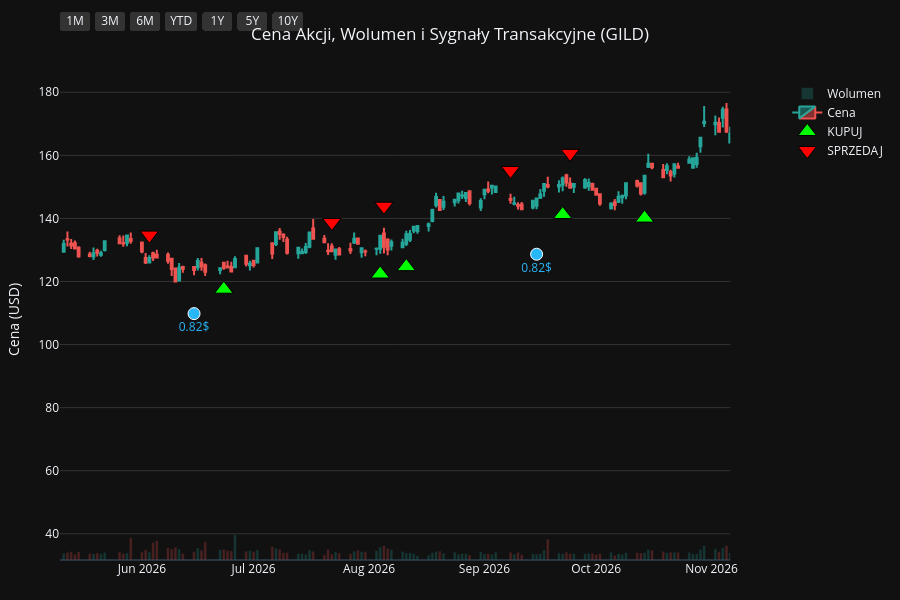
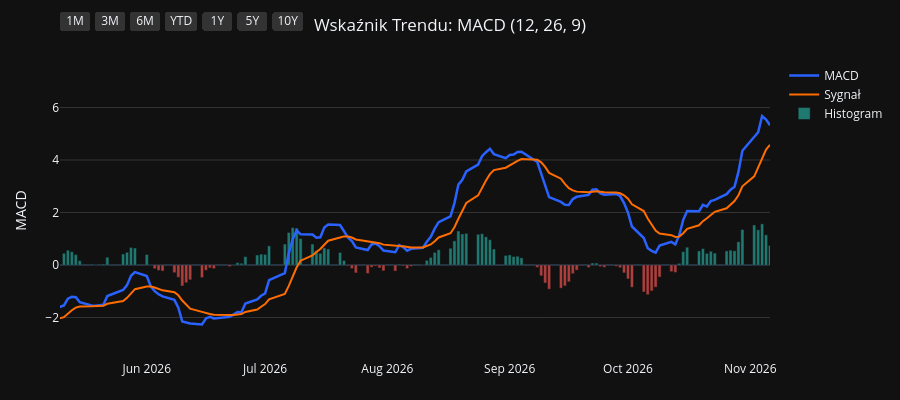
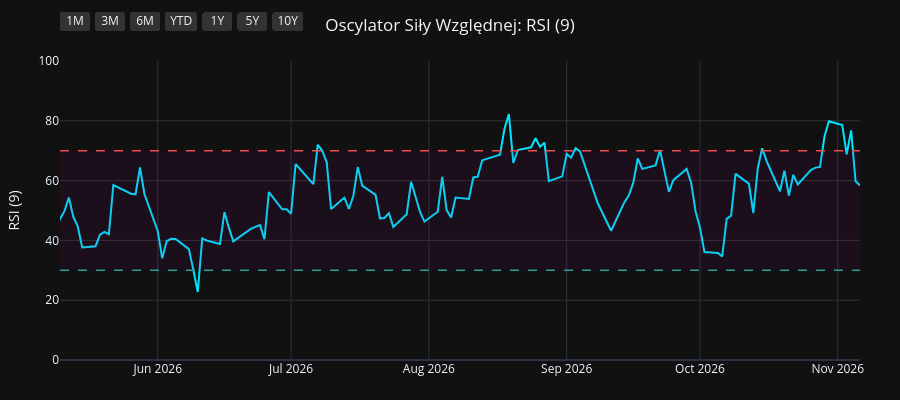
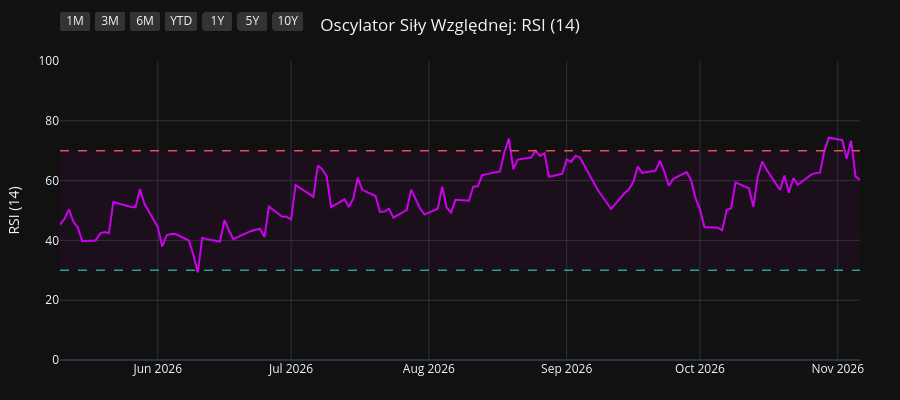

The notebook cell saved with these charts, in order:
### Code cell
import os
import yfinance as yf
import pandas as pd
import pandas_ta as ta
import plotly.graph_objects as go
from plotly.subplots import make_subplots

# 1. Pobranie i przygotowanie danych
symbol = os.environ.get("STOCK_TICKER", "").strip().upper()
if not symbol:
    raise RuntimeError("Set STOCK_TICKER before running price_extractor.ipynb")
df = yf.Ticker(symbol).history(period="10y")
df.index = df.index.tz_localize(None)

# Wskaźniki i sygnały
df.ta.macd(fast=12, slow=26, signal=9, append=True)
df.ta.rsi(length=9, append=True)
df.ta.rsi(length=14, append=True)
df.ta.rsi(length=21, append=True)
df.dropna(inplace=True)

macd = df['MACD_12_26_9']
signal = df['MACDs_12_26_9']
wczorajszy_macd = macd.shift(1)
wczorajszy_signal = signal.shift(1)

df['Decyzja'] = 'BRAK'
df.loc[(macd > signal) & (wczorajszy_macd <= wczorajszy_signal), 'Decyzja'] = 'KUPUJ'
df.loc[(macd < signal) & (wczorajszy_macd >= wczorajszy_signal), 'Decyzja'] = 'SPRZEDAJ'

df_kupuj = df[df['Decyzja'] == 'KUPUJ']
df_sprzedaj = df[df['Decyzja'] == 'SPRZEDAJ']
df_dywidendy = df[df['Dividends'] > 0]
df_splity = df[df['Stock Splits'] > 0]

# Wspólna konfiguracja osi X
konfiguracja_osi_x = dict(
    type="date",
    showspikes=True, spikemode="across", spikesnap="cursor", spikedash="dot", spikecolor="#ffffff", spikethickness=1, hoverformat="%Y-%m-%d",
    rangeselector=dict(
        buttons=list([
            dict(count=1, label="1M", step="month", stepmode="backward"),
            dict(count=3, label="3M", step="month", stepmode="backward"),
            dict(count=6, label="6M", step="month", stepmode="backward"),
            dict(count=1, label="YTD", step="year", stepmode="todate"),
            dict(count=1, label="1Y", step="year", stepmode="backward"),
            dict(count=5, label="5Y", step="year", stepmode="backward"),
            dict(step="all", label="10Y")
        ]),
        bgcolor="#333333", activecolor="#2962ff", x=0, y=1.1
    )
)

# ==========================================
# WYKRES 1: CENA + WOLUMEN + SYGNAŁY
# ==========================================
fig1 = make_subplots(specs=[[{"secondary_y": True}]])

kolory_wolumenu = ['#26a69a' if row['Close'] >= row['Open'] else '#ef5350' for index, row in df.iterrows()]
fig1.add_trace(go.Bar(x=df.index, y=df['Volume'], marker_color=kolory_wolumenu, opacity=0.25, name='Wolumen'), secondary_y=True)
fig1.add_trace(go.Candlestick(x=df.index, open=df['Open'], high=df['High'], low=df['Low'], close=df['Close'], name='Cena', increasing_line_color='#26a69a', decreasing_line_color='#ef5350'), secondary_y=False)
fig1.add_trace(go.Scatter(x=df_kupuj.index, y=df_kupuj['Low'] * 0.95, customdata=df_kupuj[['Low', 'High']], mode='markers', marker=dict(symbol='triangle-up', size=16, color='#00ff00', line=dict(width=1, color='black')), name='KUPUJ', hovertemplate='KUPUJ<br>Najniższa: %{customdata[0]:.2f}<br>Najwyższa: %{customdata[1]:.2f}<extra></extra>'), secondary_y=False)
fig1.add_trace(go.Scatter(x=df_sprzedaj.index, y=df_sprzedaj['High'] * 1.05, customdata=df_sprzedaj[['Low', 'High']], mode='markers', marker=dict(symbol='triangle-down', size=16, color='#ff0000', line=dict(width=1, color='black')), name='SPRZEDAJ', hovertemplate='SPRZEDAJ<br>Najniższa: %{customdata[0]:.2f}<br>Najwyższa: %{customdata[1]:.2f}<extra></extra>'), secondary_y=False)

if not df_dywidendy.empty:
    fig1.add_trace(go.Scatter(x=df_dywidendy.index, y=df_dywidendy['Low'] * 0.90, mode='markers+text', marker=dict(symbol='circle', size=12, color='#29b6f6', line=dict(width=1, color='white')), text=df_dywidendy['Dividends'].apply(lambda x: f"{x}$"), textposition="bottom center", name='Dywidenda', showlegend=False, hovertemplate='Dywidenda: %{text}<extra></extra>', textfont=dict(color="#29b6f6")), secondary_y=False)
if not df_splity.empty:
                    fig1.add_trace(go.Scatter(x=df_splity.index, y=df_splity['High'], mode='markers+text', marker=dict(symbol='star', size=16, color='#ffee58', line=dict(width=1, color='black')), text=df_splity['Stock Splits'].apply(lambda x: f"{x:g}:1" if x >= 1 else f"1:{1 / x:g}"), textposition="top center", name='Split', hovertemplate='%{text}<extra></extra>', textfont=dict(color="#ffee58")), secondary_y=False)

fig1.update_layout(title=dict(text=f"Cena Akcji, Wolumen i Sygnały Transakcyjne ({symbol})", x=0.5, xanchor='center'), dragmode='pan', xaxis_rangeslider_visible=False, template='plotly_dark', height=600, hovermode='x unified', margin=dict(l=60, r=40, t=60, b=40))
fig1.update_xaxes(**konfiguracja_osi_x)
fig1.update_xaxes(range=[df.index.max() - pd.Timedelta(days=180), df.index.max()])
fig1.update_yaxes(title_text="Cena (USD)", secondary_y=False, gridcolor='#333333')
fig1.update_yaxes(range=[0, df['Volume'].max() * 4], showgrid=False, showticklabels=False, secondary_y=True)
fig1.show(config={'scrollZoom': True})

# ==========================================
# WYKRES 2: WSKAŹNIK MACD
# ==========================================
fig2 = go.Figure()
fig2.add_trace(go.Scatter(x=df.index, y=df['MACD_12_26_9'], line=dict(color='#2962ff', width=2.5), name='MACD'))
fig2.add_trace(go.Scatter(x=df.index, y=df['MACDs_12_26_9'], line=dict(color='#ff6d00', width=2), name='Sygnał'))
kolory_macd = ['#26a69a' if val >= 0 else '#ef5350' for val in df['MACDh_12_26_9']]
fig2.add_trace(go.Bar(x=df.index, y=df['MACDh_12_26_9'], marker_color=kolory_macd, name='Histogram', opacity=0.7))
fig2.update_layout(title=dict(text="Wskaźnik Trendu: MACD (12, 26, 9)", x=0.5, xanchor='center'), dragmode='pan', xaxis_rangeslider_visible=False, template='plotly_dark', height=400, hovermode='x unified', margin=dict(l=60, r=40, t=60, b=40))
fig2.update_xaxes(**konfiguracja_osi_x)
fig2.update_xaxes(range=[df.index.max() - pd.Timedelta(days=180), df.index.max()])
fig2.update_yaxes(title_text="MACD", gridcolor='#333333')
fig2.show(config={'scrollZoom': True})

# ==========================================
# WYKRES 3: OSCYLATOR RSI (9)
# ==========================================
fig3 = go.Figure()
fig3.add_trace(go.Scatter(x=df.index, y=df['RSI_9'], line=dict(color='#00e5ff', width=2), name='RSI (9)'))
fig3.add_hline(y=70, line_dash="dash", line_color="#ef5350", line_width=1.5)
fig3.add_hline(y=30, line_dash="dash", line_color="#26a69a", line_width=1.5)
fig3.add_hrect(y0=30, y1=70, line_width=0, fillcolor="purple", opacity=0.1)
fig3.update_layout(title=dict(text="Oscylator Siły Względnej: RSI (9)", x=0.5, xanchor='center'), dragmode='pan', xaxis_rangeslider_visible=False, template='plotly_dark', height=400, hovermode='x unified', margin=dict(l=60, r=40, t=60, b=40))
fig3.update_xaxes(**konfiguracja_osi_x)
fig3.update_xaxes(range=[df.index.max() - pd.Timedelta(days=180), df.index.max()])
fig3.update_yaxes(title_text="RSI (9)", range=[0, 100], gridcolor='#333333')
fig3.show(config={'scrollZoom': True})

# ==========================================
# WYKRES 4: OSCYLATOR RSI (14)
# ==========================================
fig4 = go.Figure()
fig4.add_trace(go.Scatter(x=df.index, y=df['RSI_14'], line=dict(color='#d500f9', width=2), name='RSI (14)'))
fig4.add_hline(y=70, line_dash="dash", line_color="#ef5350", line_width=1.5)
fig4.add_hline(y=30, line_dash="dash", line_color="#26a69a", line_width=1.5)
fig4.add_hrect(y0=30, y1=70, line_width=0, fillcolor="purple", opacity=0.1)
fig4.update_layout(title=dict(text="Oscylator Siły Względnej: RSI (14)", x=0.5, xanchor='center'), dragmode='pan', xaxis_rangeslider_visible=False, template='plotly_dark', height=400, hovermode='x unified', margin=dict(l=60, r=40, t=60, b=40))
fig4.update_xaxes(**konfiguracja_osi_x)
fig4.update_xaxes(range=[df.index.max() - pd.Timedelta(days=180), df.index.max()])
fig4.update_yaxes(title_text="RSI (14)", range=[0, 100], gridcolor='#333333')
fig4.show(config={'scrollZoom': True})

# ==========================================
# WYKRES 5: OSCYLATOR RSI (21)
# ==========================================
fig5 = go.Figure()
fig5.add_trace(go.Scatter(x=df.index, y=df['RSI_21'], line=dict(color='#64dd17', width=2), name='RSI (21)'))
fig5.add_hline(y=70, line_dash="dash", line_color="#ef5350", line_width=1.5)
fig5.add_hline(y=30, line_dash="dash", line_color="#26a69a", line_width=1.5)
fig5.add_hrect(y0=30, y1=70, line_width=0, fillcolor="purple", opacity=0.1)
fig5.update_layout(title=dict(text="Oscylator Siły Względnej: RSI (21)", x=0.5, xanchor='center'), dragmode='pan', xaxis_rangeslider_visible=False, template='plotly_dark', height=400, hovermode='x unified', margin=dict(l=60, r=40, t=60, b=40))
fig5.update_xaxes(**konfiguracja_osi_x)
fig5.update_xaxes(range=[df.index.max() - pd.Timedelta(days=180), df.index.max()])
fig5.update_yaxes(title_text="RSI (21)", range=[0, 100], gridcolor='#333333')
fig5.show(config={'scrollZoom': True})

### Figure 1 — Plotly figure (JSON) as saved in the notebook; plotly's stock layout.template omitted (floating-point values rounded to 4 significant figures; data arrays with more than 128 entries replaced by an {"elided": "..."} marker saying what was removed)
{"data": [{"marker": {"color": {"elided": "2481 str values"}}, "name": "Wolumen", "opacity": 0.25, "type": "bar", "x": {"elided": "2481 str values"}, "xaxis": "x", "y": {"elided": "2481 int values"}, "yaxis": "y2"}, {"close": {"elided": "2481 float values"}, "decreasing": {"line": {"color": "#ef5350"}}, "high": {"elided": "2481 float values"}, "increasing": {"line": {"color": "#26a69a"}}, "low": {"elided": "2481 float values"}, "name": "Cena", "open": {"elided": "2481 float values"}, "type": "candlestick", "x": {"elided": "2481 str values"}, "xaxis": "x", "yaxis": "y"}, {"customdata": {"elided": "112x2 float values"}, "hovertemplate": "KUPUJ<br>Najniższa: %{customdata[0]:.2f}<br>Najwyższa: %{customdata[1]:.2f}<extra></extra>", "marker": {"color": "#00ff00", "line": {"color": "black", "width": 1}, "size": 16, "symbol": "triangle-up"}, "mode": "markers", "name": "KUPUJ", "type": "scatter", "x": ["2017-01-03T00:00:00", "2017-02-01T00:00:00", "2017-02-17T00:00:00", "2017-03-17T00:00:00", "2017-03-31T00:00:00", "2017-04-17T00:00:00", "2017-06-02T00:00:00", "2017-07-19T00:00:00", "2017-08-29T00:00:00", "2017-11-20T00:00:00", "2018-01-03T00:00:00", "2018-03-12T00:00:00", "2018-04-10T00:00:00", "2018-04-26T00:00:00", "2018-05-16T00:00:00", "2018-07-03T00:00:00", "2018-08-30T00:00:00", "2018-09-14T00:00:00", "2018-11-07T00:00:00", "2018-11-29T00:00:00", "2019-01-03T00:00:00", "2019-03-13T00:00:00", "2019-04-30T00:00:00", "2019-05-17T00:00:00", "2019-06-10T00:00:00", "2019-07-02T00:00:00", "2019-07-30T00:00:00", "2019-08-22T00:00:00", "2019-08-28T00:00:00", "2019-10-14T00:00:00", "2019-11-05T00:00:00", "2019-11-20T00:00:00", "2020-01-29T00:00:00", "2020-03-18T00:00:00", "2020-04-03T00:00:00", "2020-04-17T00:00:00", "2020-04-29T00:00:00", "2020-06-04T00:00:00", "2020-06-19T00:00:00", "2020-08-31T00:00:00", "2020-10-01T00:00:00", "2020-11-05T00:00:00", "2021-01-04T00:00:00", "2021-02-08T00:00:00", "2021-03-10T00:00:00", "2021-03-16T00:00:00", "2021-04-16T00:00:00", "2021-05-06T00:00:00", "2021-06-09T00:00:00", "2021-06-29T00:00:00", "2021-07-20T00:00:00", "2021-07-23T00:00:00", "2021-08-03T00:00:00", "2021-08-12T00:00:00", "2021-10-25T00:00:00", "2021-11-03T00:00:00", "2022-02-25T00:00:00", "2022-03-14T00:00:00", "2022-05-13T00:00:00", "2022-06-23T00:00:00", "2022-08-04T00:00:00", "2022-09-08T00:00:00", "2022-10-05T00:00:00", "2023-02-06T00:00:00", "2023-03-15T00:00:00", "2023-03-20T00:00:00", "2023-05-24T00:00:00", "2023-06-05T00:00:00", "2023-06-08T00:00:00", "2023-07-05T00:00:00", "2023-07-13T00:00:00", "2023-08-07T00:00:00", "2023-09-13T00:00:00", "2023-09-27T00:00:00", "2023-10-09T00:00:00", "2023-11-01T00:00:00", "2023-12-01T00:00:00", "2023-12-27T00:00:00", "2024-02-26T00:00:00", "2024-05-02T00:00:00", "2024-06-10T00:00:00", "2024-07-11T00:00:00", "2024-08-26T00:00:00", "2024-10-22T00:00:00", "2024-10-24T00:00:00", "2024-11-04T00:00:00", "2024-12-02T00:00:00", "2024-12-05T00:00:00", "2024-12-23T00:00:00", "2025-01-21T00:00:00", "2025-02-12T00:00:00", "2025-04-24T00:00:00", "2025-04-28T00:00:00", "2025-04-30T00:00:00", "2025-05-16T00:00:00", "2025-07-01T00:00:00", "2025-07-24T00:00:00", "2025-08-08T00:00:00", "2025-09-11T00:00:00", "2025-10-06T00:00:00", "2025-11-05T00:00:00", "2025-11-13T00:00:00", "2025-12-22T00:00:00", "2026-01-14T00:00:00", "2026-01-16T00:00:00", "2026-04-06T00:00:00", "2026-05-05T00:00:00", "2026-06-23T00:00:00", "2026-08-04T00:00:00", "2026-08-11T00:00:00", "2026-09-22T00:00:00", "2026-10-14T00:00:00"], "xaxis": "x", "y": [48.45, 48.37, 46.79, 46.17, 45.57, 45.05, 43.81, 48.94, 50.61, 49.09, 50.66, 55.56, 51.34, 50.15, 46.61, 49.86, 52.95, 51.74, 49.73, 48.57, 46.43, 46.24, 46.02, 47.21, 46.98, 49.37, 48.43, 46.16, 45.57, 46.8, 47.8, 47.28, 47.53, 54.51, 57.04, 60.52, 59.8, 55.24, 55.85, 49.31, 47.76, 45.09, 44.62, 51.84, 48.98, 49.19, 51.3, 50.74, 52.6, 53.13, 53.74, 54.03, 53.69, 54.89, 53.07, 52.1, 48.81, 46.93, 50.07, 50.85, 50.92, 53.27, 53.62, 70.96, 66.56, 65.81, 66.24, 65.43, 64.23, 65.14, 65.31, 66.71, 65.84, 64.94, 64.17, 68.12, 65.86, 69.55, 63.53, 57.18, 56.43, 60.78, 68.16, 77.06, 78.88, 80.46, 83.27, 82.46, 83.33, 83.57, 91.54, 96.67, 94.29, 94.89, 91.63, 102.0, 103.6, 105.7, 106.1, 104.2, 112.8, 114.6, 114.6, 113.3, 113.9, 130.3, 123.8, 117.6, 122.4, 124.7, 141.2, 140.1], "yaxis": "y"}, {"customdata": {"elided": "112x2 float values"}, "hovertemplate": "SPRZEDAJ<br>Najniższa: %{customdata[0]:.2f}<br>Najwyższa: %{customdata[1]:.2f}<extra></extra>", "marker": {"color": "#ff0000", "line": {"color": "black", "width": 1}, "size": 16, "symbol": "triangle-down"}, "mode": "markers", "name": "SPRZEDAJ", "type": "scatter", "x": ["2016-12-29T00:00:00", "2017-01-13T00:00:00", "2017-02-08T00:00:00", "2017-03-10T00:00:00", "2017-03-23T00:00:00", "2017-04-04T00:00:00", "2017-05-11T00:00:00", "2017-07-10T00:00:00", "2017-08-04T00:00:00", "2017-09-18T00:00:00", "2017-12-22T00:00:00", "2018-02-02T00:00:00", "2018-03-19T00:00:00", "2018-04-25T00:00:00", "2018-04-30T00:00:00", "2018-06-27T00:00:00", "2018-07-27T00:00:00", "2018-09-06T00:00:00", "2018-10-10T00:00:00", "2018-11-19T00:00:00", "2018-12-14T00:00:00", "2019-02-06T00:00:00", "2019-04-16T00:00:00", "2019-05-14T00:00:00", "2019-05-28T00:00:00", "2019-07-01T00:00:00", "2019-07-08T00:00:00", "2019-07-31T00:00:00", "2019-08-23T00:00:00", "2019-09-24T00:00:00", "2019-10-29T00:00:00", "2019-11-12T00:00:00", "2019-12-16T00:00:00", "2020-03-11T00:00:00", "2020-03-23T00:00:00", "2020-04-08T00:00:00", "2020-04-28T00:00:00", "2020-05-05T00:00:00", "2020-06-12T00:00:00", "2020-07-23T00:00:00", "2020-09-24T00:00:00", "2020-10-19T00:00:00", "2020-12-15T00:00:00", "2021-02-01T00:00:00", "2021-02-10T00:00:00", "2021-03-11T00:00:00", "2021-04-09T00:00:00", "2021-04-23T00:00:00", "2021-05-25T00:00:00", "2021-06-18T00:00:00", "2021-07-08T00:00:00", "2021-07-21T00:00:00", "2021-08-02T00:00:00", "2021-08-04T00:00:00", "2021-08-27T00:00:00", "2021-10-29T00:00:00", "2022-01-03T00:00:00", "2022-03-11T00:00:00", "2022-04-27T00:00:00", "2022-06-03T00:00:00", "2022-07-18T00:00:00", "2022-08-25T00:00:00", "2022-09-21T00:00:00", "2022-11-18T00:00:00", "2023-02-17T00:00:00", "2023-03-17T00:00:00", "2023-04-28T00:00:00", "2023-05-26T00:00:00", "2023-06-06T00:00:00", "2023-06-27T00:00:00", "2023-07-06T00:00:00", "2023-07-27T00:00:00", "2023-08-17T00:00:00", "2023-09-22T00:00:00", "2023-09-29T00:00:00", "2023-10-27T00:00:00", "2023-11-09T00:00:00", "2023-12-22T00:00:00", "2024-01-22T00:00:00", "2024-04-03T00:00:00", "2024-05-28T00:00:00", "2024-07-05T00:00:00", "2024-08-06T00:00:00", "2024-09-25T00:00:00", "2024-10-23T00:00:00", "2024-10-30T00:00:00", "2024-11-15T00:00:00", "2024-12-04T00:00:00", "2024-12-06T00:00:00", "2024-12-31T00:00:00", "2025-02-11T00:00:00", "2025-03-11T00:00:00", "2025-04-25T00:00:00", "2025-04-29T00:00:00", "2025-05-01T00:00:00", "2025-06-17T00:00:00", "2025-07-15T00:00:00", "2025-08-06T00:00:00", "2025-08-21T00:00:00", "2025-09-15T00:00:00", "2025-10-28T00:00:00", "2025-11-07T00:00:00", "2025-12-01T00:00:00", "2026-01-02T00:00:00", "2026-01-15T00:00:00", "2026-02-19T00:00:00", "2026-04-20T00:00:00", "2026-06-03T00:00:00", "2026-07-22T00:00:00", "2026-08-05T00:00:00", "2026-09-08T00:00:00", "2026-09-24T00:00:00"], "xaxis": "x", "y": [54.05, 54.74, 49.91, 50.9, 50.78, 50.2, 49.97, 52.56, 55.59, 63.32, 56.01, 63.63, 61.13, 56.56, 57.07, 54.86, 61.2, 57.86, 60.2, 54.09, 52.91, 54.6, 52.61, 52.18, 52.33, 55.29, 54.98, 53.57, 51.93, 53.51, 51.87, 52.57, 54.64, 61.66, 62.17, 62.03, 66.11, 65.91, 61.41, 63.98, 52.9, 52.27, 51.14, 56.41, 58.16, 54.52, 56.18, 56.57, 58.03, 58.44, 59.43, 60.04, 59.72, 60.89, 63.03, 57.91, 64.52, 52.54, 55.78, 57.64, 57.05, 58.19, 60.32, 77.38, 79.12, 74.73, 77.63, 73.67, 73.49, 72.74, 72.88, 74.06, 73.89, 72.23, 72.36, 74.99, 74.24, 77.12, 77.84, 70.28, 63.84, 65.98, 74.44, 83.57, 87.95, 87.93, 91.53, 92.14, 93.75, 93.3, 96.61, 117.4, 105.3, 108.3, 107.0, 112.6, 113.5, 114.2, 120.0, 116.5, 123.2, 127.1, 129.3, 126.4, 128.5, 157.6, 143.7, 134.7, 138.7, 143.9, 155.2, 160.6], "yaxis": "y"}, {"hovertemplate": "Dywidenda: %{text}<extra></extra>", "marker": {"color": "#29b6f6", "line": {"color": "white", "width": 1}, "size": 12, "symbol": "circle"}, "mode": "markers+text", "name": "Dywidenda", "showlegend": false, "text": ["0.52$", "0.52$", "0.52$", "0.52$", "0.57$", "0.57$", "0.57$", "0.57$", "0.63$", "0.63$", "0.63$", "0.63$", "0.68$", "0.68$", "0.68$", "0.68$", "0.71$", "0.71$", "0.71$", "0.71$", "0.73$", "0.73$", "0.73$", "0.73$", "0.75$", "0.75$", "0.75$", "0.75$", "0.77$", "0.77$", "0.77$", "0.77$", "0.79$", "0.79$", "0.79$", "0.79$", "0.82$", "0.82$", "0.82$"], "textfont": {"color": "#29b6f6"}, "textposition": "bottom center", "type": "scatter", "x": ["2017-03-14T00:00:00", "2017-06-14T00:00:00", "2017-09-14T00:00:00", "2017-12-14T00:00:00", "2018-03-15T00:00:00", "2018-06-14T00:00:00", "2018-09-13T00:00:00", "2018-12-13T00:00:00", "2019-03-14T00:00:00", "2019-06-13T00:00:00", "2019-09-12T00:00:00", "2019-12-12T00:00:00", "2020-03-12T00:00:00", "2020-06-11T00:00:00", "2020-09-14T00:00:00", "2020-12-14T00:00:00", "2021-03-12T00:00:00", "2021-06-14T00:00:00", "2021-09-14T00:00:00", "2021-12-14T00:00:00", "2022-03-14T00:00:00", "2022-06-14T00:00:00", "2022-09-14T00:00:00", "2022-12-14T00:00:00", "2023-03-14T00:00:00", "2023-06-14T00:00:00", "2023-09-14T00:00:00", "2023-12-14T00:00:00", "2024-03-14T00:00:00", "2024-06-14T00:00:00", "2024-09-13T00:00:00", "2024-12-13T00:00:00", "2025-03-14T00:00:00", "2025-06-13T00:00:00", "2025-09-15T00:00:00", "2025-12-15T00:00:00", "2026-03-13T00:00:00", "2026-06-15T00:00:00", "2026-09-15T00:00:00"], "xaxis": "x", "y": [43.19, 41.69, 53.02, 48.48, 52.25, 46.85, 48.81, 45.04, 43.87, 45.63, 46.03, 46.99, 48.04, 51.94, 46.4, 43.6, 45.38, 50.31, 52.81, 53.08, 44.46, 44.6, 50.82, 69.63, 62.9, 62.7, 62.84, 66.99, 61.62, 52.99, 69.57, 76.67, 96.05, 95.49, 97.78, 105.6, 128.2, 109.8, 128.6], "yaxis": "y"}], "layout": {"dragmode": "pan", "height": 600, "hovermode": "x unified", "margin": {"b": 40, "l": 60, "r": 40, "t": 60}, "title": {"text": "Cena Akcji, Wolumen i Sygnały Transakcyjne (GILD)", "x": 0.5, "xanchor": "center"}, "xaxis": {"anchor": "y", "domain": [0.0, 0.94], "hoverformat": "%Y-%m-%d", "range": ["2026-05-10T00:00:00", "2026-11-06T00:00:00"], "rangeselector": {"activecolor": "#2962ff", "bgcolor": "#333333", "buttons": [{"count": 1, "label": "1M", "step": "month", "stepmode": "backward"}, {"count": 3, "label": "3M", "step": "month", "stepmode": "backward"}, {"count": 6, "label": "6M", "step": "month", "stepmode": "backward"}, {"count": 1, "label": "YTD", "step": "year", "stepmode": "todate"}, {"count": 1, "label": "1Y", "step": "year", "stepmode": "backward"}, {"count": 5, "label": "5Y", "step": "year", "stepmode": "backward"}, {"label": "10Y", "step": "all"}], "x": 0, "y": 1.1}, "rangeslider": {"visible": false}, "showspikes": true, "spikecolor": "#ffffff", "spikedash": "dot", "spikemode": "across", "spikesnap": "cursor", "spikethickness": 1, "type": "date"}, "yaxis": {"anchor": "x", "domain": [0.0, 1.0], "gridcolor": "#333333", "title": {"text": "Cena (USD)"}}, "yaxis2": {"anchor": "x", "overlaying": "y", "range": [0, 377394000], "showgrid": false, "showticklabels": false, "side": "right"}}}

### Figure 2 — Plotly figure (JSON) as saved in the notebook; plotly's stock layout.template omitted (floating-point values rounded to 4 significant figures; data arrays with more than 128 entries replaced by an {"elided": "..."} marker saying what was removed)
{"data": [{"line": {"color": "#2962ff", "width": 2.5}, "name": "MACD", "type": "scatter", "x": {"elided": "2481 str values"}, "y": {"elided": "2481 float values"}}, {"line": {"color": "#ff6d00", "width": 2}, "name": "Sygnał", "type": "scatter", "x": {"elided": "2481 str values"}, "y": {"elided": "2481 float values"}}, {"marker": {"color": {"elided": "2481 str values"}}, "name": "Histogram", "opacity": 0.7, "type": "bar", "x": {"elided": "2481 str values"}, "y": {"elided": "2481 float values"}}], "layout": {"dragmode": "pan", "height": 400, "hovermode": "x unified", "margin": {"b": 40, "l": 60, "r": 40, "t": 60}, "title": {"text": "Wskaźnik Trendu: MACD (12, 26, 9)", "x": 0.5, "xanchor": "center"}, "xaxis": {"hoverformat": "%Y-%m-%d", "range": ["2026-05-10T00:00:00", "2026-11-06T00:00:00"], "rangeselector": {"activecolor": "#2962ff", "bgcolor": "#333333", "buttons": [{"count": 1, "label": "1M", "step": "month", "stepmode": "backward"}, {"count": 3, "label": "3M", "step": "month", "stepmode": "backward"}, {"count": 6, "label": "6M", "step": "month", "stepmode": "backward"}, {"count": 1, "label": "YTD", "step": "year", "stepmode": "todate"}, {"count": 1, "label": "1Y", "step": "year", "stepmode": "backward"}, {"count": 5, "label": "5Y", "step": "year", "stepmode": "backward"}, {"label": "10Y", "step": "all"}], "x": 0, "y": 1.1}, "rangeslider": {"visible": false}, "showspikes": true, "spikecolor": "#ffffff", "spikedash": "dot", "spikemode": "across", "spikesnap": "cursor", "spikethickness": 1, "type": "date"}, "yaxis": {"gridcolor": "#333333", "title": {"text": "MACD"}}}}

### Figure 3 — Plotly figure (JSON) as saved in the notebook; plotly's stock layout.template omitted (floating-point values rounded to 4 significant figures; data arrays with more than 128 entries replaced by an {"elided": "..."} marker saying what was removed)
{"data": [{"line": {"color": "#00e5ff", "width": 2}, "name": "RSI (9)", "type": "scatter", "x": {"elided": "2481 str values"}, "y": {"elided": "2481 float values"}}], "layout": {"dragmode": "pan", "height": 400, "hovermode": "x unified", "margin": {"b": 40, "l": 60, "r": 40, "t": 60}, "shapes": [{"line": {"color": "#ef5350", "dash": "dash", "width": 1.5}, "type": "line", "x0": 0, "x1": 1, "xref": "x domain", "y0": 70, "y1": 70, "yref": "y"}, {"line": {"color": "#26a69a", "dash": "dash", "width": 1.5}, "type": "line", "x0": 0, "x1": 1, "xref": "x domain", "y0": 30, "y1": 30, "yref": "y"}, {"fillcolor": "purple", "line": {"width": 0}, "opacity": 0.1, "type": "rect", "x0": 0, "x1": 1, "xref": "x domain", "y0": 30, "y1": 70, "yref": "y"}], "title": {"text": "Oscylator Siły Względnej: RSI (9)", "x": 0.5, "xanchor": "center"}, "xaxis": {"hoverformat": "%Y-%m-%d", "range": ["2026-05-10T00:00:00", "2026-11-06T00:00:00"], "rangeselector": {"activecolor": "#2962ff", "bgcolor": "#333333", "buttons": [{"count": 1, "label": "1M", "step": "month", "stepmode": "backward"}, {"count": 3, "label": "3M", "step": "month", "stepmode": "backward"}, {"count": 6, "label": "6M", "step": "month", "stepmode": "backward"}, {"count": 1, "label": "YTD", "step": "year", "stepmode": "todate"}, {"count": 1, "label": "1Y", "step": "year", "stepmode": "backward"}, {"count": 5, "label": "5Y", "step": "year", "stepmode": "backward"}, {"label": "10Y", "step": "all"}], "x": 0, "y": 1.1}, "rangeslider": {"visible": false}, "showspikes": true, "spikecolor": "#ffffff", "spikedash": "dot", "spikemode": "across", "spikesnap": "cursor", "spikethickness": 1, "type": "date"}, "yaxis": {"gridcolor": "#333333", "range": [0, 100], "title": {"text": "RSI (9)"}}}}

### Figure 4 — Plotly figure (JSON) as saved in the notebook; plotly's stock layout.template omitted (floating-point values rounded to 4 significant figures; data arrays with more than 128 entries replaced by an {"elided": "..."} marker saying what was removed)
{"data": [{"line": {"color": "#d500f9", "width": 2}, "name": "RSI (14)", "type": "scatter", "x": {"elided": "2481 str values"}, "y": {"elided": "2481 float values"}}], "layout": {"dragmode": "pan", "height": 400, "hovermode": "x unified", "margin": {"b": 40, "l": 60, "r": 40, "t": 60}, "shapes": [{"line": {"color": "#ef5350", "dash": "dash", "width": 1.5}, "type": "line", "x0": 0, "x1": 1, "xref": "x domain", "y0": 70, "y1": 70, "yref": "y"}, {"line": {"color": "#26a69a", "dash": "dash", "width": 1.5}, "type": "line", "x0": 0, "x1": 1, "xref": "x domain", "y0": 30, "y1": 30, "yref": "y"}, {"fillcolor": "purple", "line": {"width": 0}, "opacity": 0.1, "type": "rect", "x0": 0, "x1": 1, "xref": "x domain", "y0": 30, "y1": 70, "yref": "y"}], "title": {"text": "Oscylator Siły Względnej: RSI (14)", "x": 0.5, "xanchor": "center"}, "xaxis": {"hoverformat": "%Y-%m-%d", "range": ["2026-05-10T00:00:00", "2026-11-06T00:00:00"], "rangeselector": {"activecolor": "#2962ff", "bgcolor": "#333333", "buttons": [{"count": 1, "label": "1M", "step": "month", "stepmode": "backward"}, {"count": 3, "label": "3M", "step": "month", "stepmode": "backward"}, {"count": 6, "label": "6M", "step": "month", "stepmode": "backward"}, {"count": 1, "label": "YTD", "step": "year", "stepmode": "todate"}, {"count": 1, "label": "1Y", "step": "year", "stepmode": "backward"}, {"count": 5, "label": "5Y", "step": "year", "stepmode": "backward"}, {"label": "10Y", "step": "all"}], "x": 0, "y": 1.1}, "rangeslider": {"visible": false}, "showspikes": true, "spikecolor": "#ffffff", "spikedash": "dot", "spikemode": "across", "spikesnap": "cursor", "spikethickness": 1, "type": "date"}, "yaxis": {"gridcolor": "#333333", "range": [0, 100], "title": {"text": "RSI (14)"}}}}
